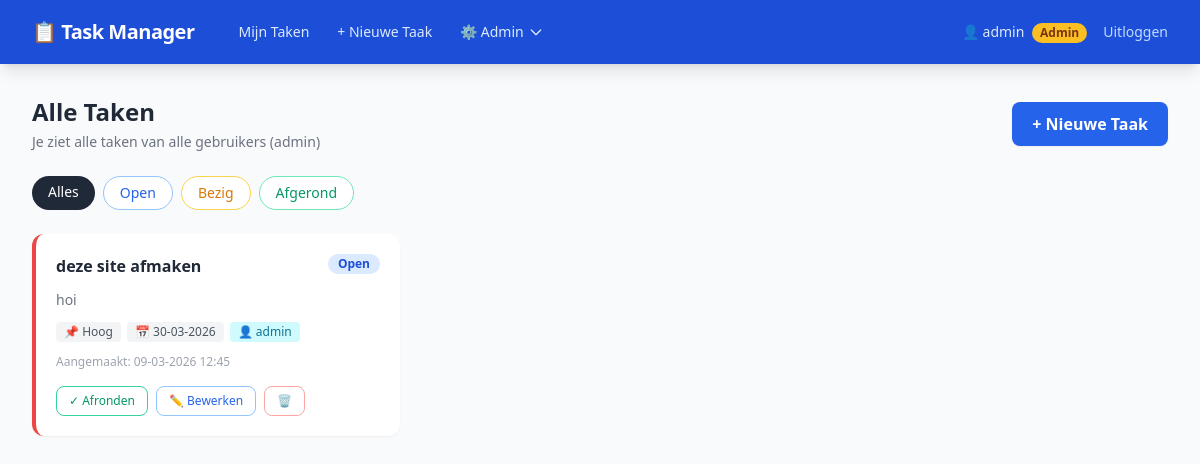
The page /tasks (signed in) on the database its author committed.
### app.py (models this page shows, shortened)
class User(UserMixin, db.Model):
    id = db.Column(db.Integer, primary_key=True)
    username = db.Column(db.String(80), unique=True, nullable=False)
    email = db.Column(db.String(120), unique=True, nullable=False)
    password_hash = db.Column(db.String(256), nullable=False)
    role = db.Column(db.String(10), nullable=False, default='user')   # 'admin' of 'user'
    tasks = db.relationship('Task', backref='owner', lazy=True, foreign_keys='Task.user_id')
    assigned_tasks = db.relationship('Task', backref='assignee', lazy=True, foreign_keys='Task.assigned_to_id')
    @property
    def is_admin(self):
        return self.role == 'admin'

class Task(db.Model):
    id = db.Column(db.Integer, primary_key=True)
    title = db.Column(db.String(200), nullable=False)
    description = db.Column(db.Text, default='')
    status = db.Column(db.String(20), nullable=False, default='open')  # open, bezig, afgerond
    priority = db.Column(db.String(10), nullable=False, default='normaal')  # laag, normaal, hoog
    created_at = db.Column(db.DateTime, default=datetime.utcnow)
    due_date = db.Column(db.Date, nullable=True)
    user_id = db.Column(db.Integer, db.ForeignKey('user.id'), nullable=False)
    assigned_to_id = db.Column(db.Integer, db.ForeignKey('user.id'), nullable=True)

### app.py (the view)
@app.route('/tasks')
@login_required
def tasks():
    status_filter = request.args.get('status', '')
    if current_user.is_admin:
        query = Task.query
    else:
        query = Task.query.filter(or_(Task.user_id == current_user.id, Task.assigned_to_id == current_user.id))
    if status_filter:
        query = query.filter_by(status=status_filter)
    all_tasks = query.order_by(Task.created_at.desc()).all()
    return render_template('tasks.html', tasks=all_tasks, status_filter=status_filter)

### app.py (called while the page is built)
@login_manager.user_loader
def load_user(user_id):
    return db.session.get(User, int(user_id))

### templates/tasks.html (shortened to what this page needs)
{% extends "base.html" %}
{% block content %}
<div class="flex flex-col sm:flex-row sm:items-center sm:justify-between gap-4 mb-6">
    <div>
        <h2 class="text-2xl font-bold text-gray-800">
            {% if current_user.is_admin %}Alle Taken{% else %}Mijn Taken{% endif %}
        </h2>
        {% if current_user.is_admin %}
        <p class="text-sm text-gray-500 mt-1">Je ziet alle taken van alle gebruikers (admin)</p>
        {% endif %}
    </div>
    <a href="{{ url_for('task_create') }}" class="inline-flex items-center gap-2 bg-primary-600 hover:bg-primary-700 text-white font-semibold px-5 py-2.5 rounded-lg transition shadow-sm">
        + Nieuwe Taak
    </a>
</div>
<div class="flex flex-wrap gap-2 mb-6">
    <a href="{{ url_for('tasks') }}"
       class="px-4 py-1.5 rounded-full text-sm font-medium transition
       {% if not status_filter %}bg-gray-800 text-white{% else %}bg-white text-gray-600 border border-gray-300 hover:bg-gray-100{% endif %}">
       Alles
    </a>
    <a href="{{ url_for('tasks', status='open') }}"
       class="px-4 py-1.5 rounded-full text-sm font-medium transition
       {% if status_filter == 'open' %}bg-blue-600 text-white{% else %}bg-white text-blue-600 border border-blue-300 hover:bg-blue-50{% endif %}">
       Open
    </a>
    <a href="{{ url_for('tasks', status='bezig') }}"
       class="px-4 py-1.5 rounded-full text-sm font-medium transition
       {% if status_filter == 'bezig' %}bg-amber-500 text-white{% else %}bg-white text-amber-600 border border-amber-300 hover:bg-amber-50{% endif %}">
       Bezig
    </a>
    <a href="{{ url_for('tasks', status='afgerond') }}"
       class="px-4 py-1.5 rounded-full text-sm font-medium transition
       {% if status_filter == 'afgerond' %}bg-emerald-600 text-white{% else %}bg-white text-emerald-600 border border-emerald-300 hover:bg-emerald-50{% endif %}">
       Afgerond
    </a>
</div>
{% if tasks %}
<div class="grid grid-cols-1 md:grid-cols-2 lg:grid-cols-3 gap-4">
    {% for task in tasks %}
    <div class="bg-white rounded-xl shadow-sm border-l-4 {% if task.status == 'afgerond' %}opacity-60{% endif %}
        {% if task.priority == 'hoog' %}border-l-red-500{% elif task.priority == 'normaal' %}border-l-amber-400{% else %}border-l-emerald-400{% endif %}
        hover:shadow-md transition">
        <div class="p-5">
            <div class="flex items-start justify-between gap-2 mb-3">
                <h3 class="font-semibold text-gray-800 {% if task.status == 'afgerond' %}line-through{% endif %}">{{ task.title }}</h3>
                <span class="shrink-0 inline-flex items-center px-2.5 py-0.5 rounded-full text-xs font-semibold
                    {% if task.status == 'open' %}bg-blue-100 text-blue-700
                    {% elif task.status == 'bezig' %}bg-amber-100 text-amber-700
                    {% else %}bg-emerald-100 text-emerald-700{% endif %}">
                    {{ task.status | capitalize }}
                </span>
            </div>
            {% if task.description %}
            <p class="text-sm text-gray-500 mb-3">{{ task.description[:100] }}{% if task.description|length > 100 %}...{% endif %}</p>
            {% endif %}
            <div class="flex flex-wrap gap-1.5 mb-3">
                <span class="inline-flex items-center px-2 py-0.5 rounded text-xs font-medium bg-gray-100 text-gray-600">📌 {{ task.priority | capitalize }}</span>
                {% if task.due_date %}
                <span class="inline-flex items-center px-2 py-0.5 rounded text-xs font-medium bg-gray-100 text-gray-600">📅 {{ task.due_date.strftime('%d-%m-%Y') }}</span>
                {% endif %}
                <span class="inline-flex items-center px-2 py-0.5 rounded text-xs font-medium bg-cyan-100 text-cyan-700">👤 {{ task.owner.username }}</span>
            </div>
            <p class="text-xs text-gray-400 mb-4">Aangemaakt: {{ task.created_at.strftime('%d-%m-%Y %H:%M') }}</p>
            <div class="flex items-center gap-2">
                <form method="post" action="{{ url_for('task_toggle', task_id=task.id) }}">
                    <button type="submit" class="px-3 py-1.5 rounded-lg text-xs font-medium transition
                        {% if task.status == 'afgerond' %}border border-gray-300 text-gray-500 hover:bg-gray-100
                        {% else %}border border-emerald-400 text-emerald-600 hover:bg-emerald-50{% endif %}">
                        {% if task.status == 'afgerond' %}↩ Heropen{% else %}✓ Afronden{% endif %}
                    </button>
                </form>
                <a href="{{ url_for('task_edit', task_id=task.id) }}" class="px-3 py-1.5 rounded-lg text-xs font-medium border border-primary-300 text-primary-600 hover:bg-primary-50 transition">✏ Bewerken</a>
                <form method="post" action="{{ url_for('task_delete', task_id=task.id) }}" onsubmit="return confirm('Weet je zeker dat je deze taak wilt verwijderen?')">
                    <button type="submit" class="px-3 py-1.5 rounded-lg text-xs font-medium border border-red-300 text-red-500 hover:bg-red-50 transition">🗑</button>
                </form>
            </div>
        </div>
    </div>
    {% endfor %}
</div>
{% endif %}
{% endblock %}

### templates/base.html (shortened to what this page needs)
<!doctype html>
<html lang="nl">
<head>
    <script src="https://cdn.tailwindcss.com"></script>
</head>
<body class="bg-gray-50 min-h-screen">
    {% if current_user.is_authenticated %}
    <nav class="bg-primary-700 shadow-lg" x-data="{ mobileOpen: false }">
        <div class="max-w-7xl mx-auto px-4 sm:px-6 lg:px-8">
            <div class="flex items-center justify-between h-16">
                <div class="flex items-center gap-8">
                    <a href="{{ url_for('tasks') }}" class="text-white font-bold text-xl tracking-tight">📋 Task Manager</a>
                    <div class="hidden md:flex items-center gap-1">
                        <a href="{{ url_for('tasks') }}" class="text-primary-100 hover:bg-primary-600 hover:text-white px-3 py-2 rounded-lg text-sm font-medium transition">Mijn Taken</a>
                        <a href="{{ url_for('task_create') }}" class="text-primary-100 hover:bg-primary-600 hover:text-white px-3 py-2 rounded-lg text-sm font-medium transition">+ Nieuwe Taak</a>
                        {% if current_user.is_admin %}
                        <div class="relative" x-data="{ open: false }">
                            <button @click="open = !open" @click.outside="open = false" class="text-primary-100 hover:bg-primary-600 hover:text-white px-3 py-2 rounded-lg text-sm font-medium transition inline-flex items-center gap-1">
                                ⚙ Admin
                                <svg class="w-4 h-4" fill="none" stroke="currentColor" viewBox="0 0 24 24"><path stroke-linecap="round" stroke-linejoin="round" stroke-width="2" d="M19 9l-7 7-7-7"/></svg>
                            </button>
                        </div>
                        {% endif %}
                    </div>
                </div>
                <div class="hidden md:flex items-center gap-4">
                    <span class="text-primary-100 text-sm">
                        👤 {{ current_user.username }}
                        {% if current_user.is_admin %}<span class="ml-1 inline-flex items-center px-2 py-0.5 rounded-full text-xs font-semibold bg-amber-400 text-amber-900">Admin</span>{% endif %}
                    </span>
                    <a href="{{ url_for('logout') }}" class="text-primary-200 hover:text-white text-sm font-medium transition">Uitloggen</a>
                </div>
            </div>
        </div>
    </nav>
    {% endif %}
    <main class="max-w-7xl mx-auto px-4 sm:px-6 lg:px-8 py-8">
        {% block content %}{% endblock %}
    </main>
</body>
</html>

### rows shown on the page
User: username "admin"
Task: title "deze site afmaken", status "Open", description "hoi", priority "Hoog", due_date "30-03-2026", owner.username "admin", created_at "09-03-2026 12:45", shows "✓ Afronden"
